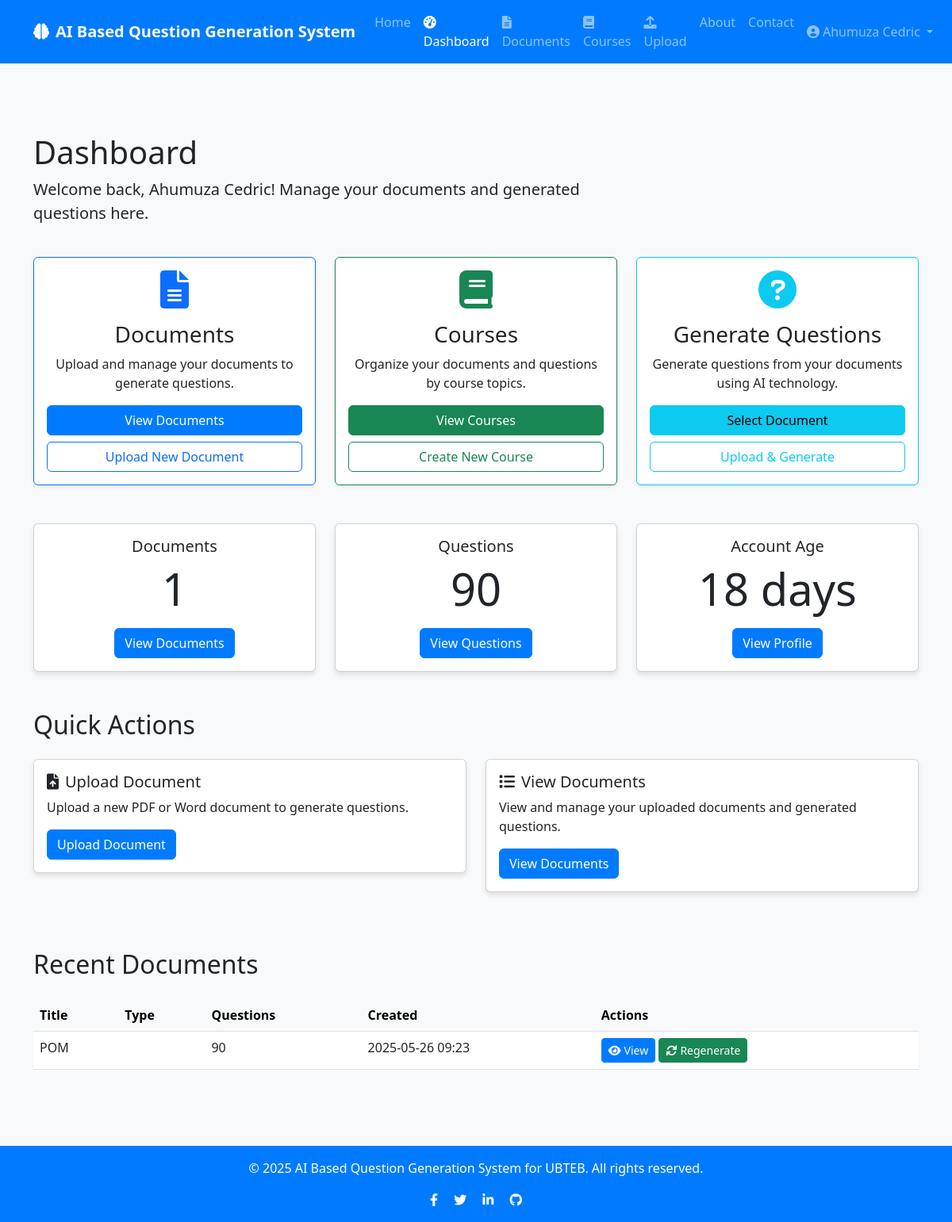
The page /dashboard (signed in) on the database its author committed.
### app/models/user.py (models this page shows, shortened)
class User(db.Model, UserMixin):
    id = db.Column(db.Integer, primary_key=True)
    username = db.Column(db.String(50), unique=True, nullable=False)
    email = db.Column(db.String(120), unique=True, nullable=False)
    password = db.Column(db.String(60), nullable=False)
    created_at = db.Column(db.DateTime, default=datetime.utcnow)
    documents = db.relationship('Document', backref='author', lazy=True, cascade="all, delete-orphan")
    questions = db.relationship('Question', backref='author', lazy=True, cascade="all, delete-orphan")
    courses = db.relationship('Course', backref='author', lazy=True, cascade="all, delete-orphan")

### app/models/document.py (models this page shows, shortened)
class Document(db.Model):
    id = db.Column(db.Integer, primary_key=True)
    title = db.Column(db.String(100), nullable=False)
    filename = db.Column(db.String(100), nullable=False)
    file_path = db.Column(db.String(255), nullable=False)
    content = db.Column(db.Text, nullable=False)
    created_at = db.Column(db.DateTime, default=datetime.utcnow)
    user_id = db.Column(db.Integer, db.ForeignKey('user.id'), nullable=False)
    course_id = db.Column(db.Integer, db.ForeignKey('course.id'), nullable=True)
    questions = db.relationship('Question', backref='document', lazy=True, cascade="all, delete-orphan")
    question_sets = db.relationship('QuestionSet', backref='document', lazy=True, cascade="all, delete-orphan")

### app/routes/main.py (the view)
@main.route('/dashboard')
@login_required
def dashboard():
    return render_template('dashboard.html', user=current_user, now=datetime.utcnow())

### app/models/user.py (called while the page is built)
@login_manager.user_loader
def load_user(user_id):
    return User.query.get(int(user_id))

### app/templates/dashboard.html (shortened to what this page needs)
{% extends "base.html" %}  {% block content %}
<div class="container py-5">
  <div class="row mb-4">
    <div class="col-md-8">
      <h1>Dashboard</h1>
      <p class="lead">Welcome back, {{ current_user.username }}! Manage your documents and generated questions here.</p>
    </div>
  </div>
  <div class="row mb-4">
    <div class="col-md-4 mb-4">
      <div class="card h-100 shadow-sm border-primary">
        <div class="card-body text-center">
          <div class="card-icon mb-3">
            <i class="fas fa-file-alt fa-3x text-primary"></i>
          </div>
          <h3 class="card-title">Documents</h3>
          <p class="card-text">Upload and manage your documents to generate questions.</p>
          <div class="card-actions">
            <a href="{{ url_for('questions.list_documents') }}" class="btn btn-primary mb-2 w-100">View Documents</a>
            <a href="{{ url_for('questions.upload_document') }}" class="btn btn-outline-primary w-100">Upload New Document</a>
          </div>
        </div>
      </div>
    </div>
    <div class="col-md-4 mb-4">
      <div class="card h-100 shadow-sm border-success">
        <div class="card-body text-center">
          <div class="card-icon mb-3">
            <i class="fas fa-book fa-3x text-success"></i>
          </div>
          <h3 class="card-title">Courses</h3>
          <p class="card-text">Organize your documents and questions by course topics.</p>
          <div class="card-actions">
            <a href="{{ url_for('courses.list_courses') }}" class="btn btn-success mb-2 w-100">View Courses</a>
            <a href="{{ url_for('courses.create_course') }}" class="btn btn-outline-success w-100">Create New Course</a>
          </div>
        </div>
      </div>
    </div>
    <div class="col-md-4 mb-4">
      <div class="card h-100 shadow-sm border-info">
        <div class="card-body text-center">
          <div class="card-icon mb-3">
            <i class="fas fa-question-circle fa-3x text-info"></i>
          </div>
          <h3 class="card-title">Generate Questions</h3>
          <p class="card-text">Generate questions from your documents using AI technology.</p>
          <div class="card-actions">
            <a href="{{ url_for('questions.list_documents') }}" class="btn btn-info mb-2 w-100">Select Document</a>
            <a href="{{ url_for('questions.upload_document') }}" class="btn btn-outline-info w-100">Upload & Generate</a>
          </div>
        </div>
      </div>
    </div>
  </div>
  <div class="row mb-5">
    <div class="col-md-4">
      <div class="card text-center h-100">
        <div class="card-body">
          <h5 class="card-title">Documents</h5>
          <p class="card-text display-4">{{ user.documents|length }}</p>
          <a
            href="{{ url_for('questions.list_documents') }}"
            class="btn btn-primary"
            >View Documents</a
          >
        </div>
      </div>
    </div>
    <div class="col-md-4">
      <div class="card text-center h-100">
        <div class="card-body">
          <h5 class="card-title">Questions</h5>
          <p class="card-text display-4">{{ user.questions|length }}</p>
          <a
            href="{{ url_for('questions.list_documents') }}"
            class="btn btn-primary"
            >View Questions</a
          >
        </div>
      </div>
    </div>
    <div class="col-md-4">
      <div class="card text-center h-100">
        <div class="card-body">
          <h5 class="card-title">Account Age</h5>
          <p class="card-text display-4">
            {{ ((now - user.created_at).days)|default(0) }} days
          </p>
          <a href="{{ url_for('auth.profile') }}" class="btn btn-primary"
            >View Profile</a
          >
        </div>
      </div>
    </div>
  </div>
  <div class="row mb-5">
    <div class="col-md-12">
      <h2 class="mb-4">Quick Actions</h2>
    </div>
    <div class="col-md-6">
      <div class="card mb-4">
        <div class="card-body">
          <h5 class="card-title">
            <i class="fas fa-file-upload me-2"></i>Upload Document
          </h5>
          <p class="card-text">
            Upload a new PDF or Word document to generate questions.
          </p>
          <a
            href="{{ url_for('questions.upload_document') }}"
            class="btn btn-primary"
            >Upload Document</a
          >
        </div>
      </div>
    </div>
    <div class="col-md-6">
      <div class="card mb-4">
        <div class="card-body">
          <h5 class="card-title">
            <i class="fas fa-list me-2"></i>View Documents
          </h5>
          <p class="card-text">
            View and manage your uploaded documents and generated questions.
          </p>
          <a
            href="{{ url_for('questions.list_documents') }}"
            class="btn btn-primary"
            >View Documents</a
          >
        </div>
      </div>
    </div>
  </div>
  <div class="row">
    <div class="col-md-12">
      <h2 class="mb-4">Recent Documents</h2>
      {% if user.documents %}
      <div class="table-responsive">
        <table class="table table-hover">
          <thead class="table-light">
            <tr>
              <th>Title</th>
              <th>Type</th>
              <th>Questions</th>
              <th>Created</th>
              <th>Actions</th>
            </tr>
          </thead>
          <tbody>
            {% for document in user.documents|sort(attribute='created_at', reverse=True)|batch(5)|first|default([]) %}
            <tr>
              <td>{{ document.title or 'Untitled Document' }}</td>
              <td>{{ document.question_type|title }}</td>
              <td>{{ document.questions|length }}</td>
              <td>{{ document.created_at.strftime('%Y-%m-%d %H:%M') }}</td>
              <td>
                <a href="{{ url_for('questions.view_document', document_id=document.id) }}"
                   class="btn btn-sm btn-primary">
                  <i class="fas fa-eye me-1"></i>View
                </a>
                <a href="{{ url_for('questions.generate_questions_form', document_id=document.id) }}"
                   class="btn btn-sm btn-success">
                  <i class="fas fa-sync me-1"></i>Regenerate
                </a>
              </td>
            </tr>
            {% endfor %}
          </tbody>
        </table>
      </div>
      {% endif %}
    </div>
  </div>
</div>
{% endblock %}

### app/templates/base.html (shortened to what this page needs)
<!DOCTYPE html>
<html lang="en">
<head>
    <link href="https://cdn.jsdelivr.net/npm/bootstrap@5.3.0/dist/css/bootstrap.min.css" rel="stylesheet">
    <link rel="stylesheet" href="https://cdnjs.cloudflare.com/ajax/libs/font-awesome/6.0.0/css/all.min.css">
</head>
<body>
    <nav class="navbar navbar-expand-lg navbar-dark mb-4">
        <div class="container">
            <a class="navbar-brand" href="{{ url_for('main.index') }}">
                <i class="fas fa-brain me-2"></i>AI Based Question Generation System
            </a>
            <div class="collapse navbar-collapse" id="navbarNav">
                <ul class="navbar-nav me-auto">
                    <li class="nav-item">
                        <a class="nav-link" href="{{ url_for('main.index') }}">Home</a>
                    </li>
                    {% if current_user.is_authenticated %}
                    <li class="nav-item">
                        <a class="nav-link {% if request.endpoint == 'main.dashboard' %}active{% endif %}"
                           href="{{ url_for('main.dashboard') }}">
                            <i class="fas fa-tachometer-alt me-1"></i>Dashboard
                        </a>
                    </li>
                    <li class="nav-item">
                        <a class="nav-link {% if request.endpoint.startswith('questions.list_documents') %}active{% endif %}"
                           href="{{ url_for('questions.list_documents') }}">
                            <i class="fas fa-file-alt me-1"></i>Documents
                        </a>
                    </li>
                    <li class="nav-item">
                        <a class="nav-link {% if request.endpoint.startswith('courses.') %}active{% endif %}"
                           href="{{ url_for('courses.list_courses') }}">
                            <i class="fas fa-book me-1"></i>Courses
                        </a>
                    </li>
                    <li class="nav-item">
                        <a class="nav-link {% if request.endpoint == 'questions.upload_document' %}active{% endif %}"
                           href="{{ url_for('questions.upload_document') }}">
                            <i class="fas fa-upload me-1"></i>Upload
                        </a>
                    </li>
                    {% endif %}
                    <li class="nav-item">
                        <a class="nav-link" href="{{ url_for('main.about') }}">About</a>
                    </li>
                    <li class="nav-item">
                        <a class="nav-link" href="{{ url_for('main.contact') }}">Contact</a>
                    </li>
                </ul>
                <ul class="navbar-nav">
                    {% if current_user.is_authenticated %}
                    <li class="nav-item dropdown">
                        <a class="nav-link dropdown-toggle" href="#" id="navbarDropdown" role="button" data-bs-toggle="dropdown" aria-expanded="false">
                            <i class="fas fa-user-circle me-1"></i>{{ current_user.username }}
                        </a>
                    </li>
                    {% endif %}
                </ul>
            </div>
        </div>
    </nav>
    <div class="content">
        {% block content %}{% endblock %}
    </div>
    <footer class="footer text-center">
        <div class="container">
            <div class="row">
                <div class="col-md-12">
                    <p>&copy; 2025 AI Based Question Generation System for UBTEB. All rights reserved.</p>
                    <div class="social-icons">
                        <a href="#" class="text-white me-3"><i class="fab fa-facebook-f"></i></a>
                        <a href="#" class="text-white me-3"><i class="fab fa-twitter"></i></a>
                        <a href="#" class="text-white me-3"><i class="fab fa-linkedin-in"></i></a>
                        <a href="#" class="text-white"><i class="fab fa-github"></i></a>
                    </div>
                </div>
            </div>
        </div>
    </footer>
</body>
</html>

### app/templates/base.html (style rules this page uses)
body { min-height: 100vh; display: flex; flex-direction: column; background-color: #f8f9fa; }
.content { flex: 1; }
.navbar { background-color:#007bff; }
.navbar-brand { font-weight: bold; color: #ffffff; }
.nav-item { color: #f8f9fa; }
.footer { background-color: #007bff; color: #ffffff; padding: 1rem 0; margin-top: 2rem; }
.card { box-shadow: 0 4px 6px rgba(0, 0, 0, 0.1); transition: all 0.3s ease; }
.btn-primary { background-color: #007bff; border-color: #007bff; }

### rows shown on the page
User: username "Ahumuza Cedric", ((now-user.created_at).days)|default(0) "18"
Document: title "POM", questions|length "90", created_at "2025-05-26 09:23"

### other values the page prints
{{ user.documents|length }} "1"
{{ user.questions|length }} "90"
